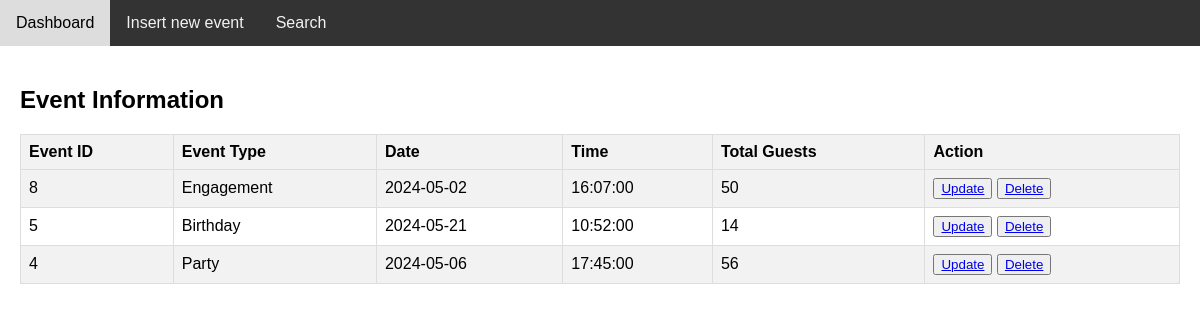
The page /Restaurant/events/events.php (signed in) on the database its author committed.
### tables this page shows
CREATE TABLE `eventss` (
  `Event_ID` int(11) NOT NULL,
  `Event_Type` varchar(30) DEFAULT NULL,
  `Date` date NOT NULL,
  `Time` time NOT NULL,
  `Total_Guests` int(3) DEFAULT NULL,
  `Restaurant_ID` int(10) NOT NULL
);

### Restaurant/events/events.php (the view, shortened to what this page needs)
<!DOCTYPE html>
<html>
<head>
    <link rel="stylesheet" type="text/css" href="events.css">
    <link rel="stylesheet" href="https://cdnjs.cloudflare.com/ajax/libs/font-awesome/4.7.0/css/font-awesome.min.css">
</head>
<body>
<div class="topnav">
  <a href="http://localhost/dbdine/Restaurant/r_dashboard/r_dashboard.php">Dashboard</a>
  <a href="http://localhost/dbdine/Restaurant/events/event_reg.php">Insert new event</a>
  <a href="http://localhost/dbdine/Restaurant/events/event_search.php">Search</a>
</div>
<div class="content">
  <h2>Event Information</h2>
  <?php
    include("../../admin/db.php");
    $Restaurant_ID = $_SESSION['Restaurant_ID'];
$sql = "SELECT * FROM Eventss where Restaurant_ID = ? ORDER BY Event_ID DESC";
$stmt1 = $conn->prepare($sql);
$stmt1->bind_param("i", $Restaurant_ID);
$stmt1->execute();
$result1 = $stmt1->get_result();
echo "<table border='1'>";
echo "<tr>
<th>Event ID</th>
<th>Event Type</th>
<th>Date</th>
<th>Time</th>
<th>Total Guests</th>
<th>Action</th>
</tr>";
while($row = $result1->fetch_assoc()) {
    echo "<tr>
    <td>".$row["Event_ID"]."</td>
    <td>".$row["Event_Type"]."</td>
    <td>".$row["Date"]."</td>
    <td>".$row["Time"]."</td>
    <td>".$row["Total_Guests"]."</td>
    <td>
    <button><a href='./event_update.php?Event_ID=$row[Event_ID]'>Update</a></button>
    <button><a href='./event_delete.php?Event_ID=$row[Event_ID]'>Delete</a></button>
</td>
    </tr>";
}
echo "</table>";
?>
</div>
</body>
</html>

### Restaurant/events/events.css (style rules this page uses)
body { font-family: Arial, sans-serif; margin: 0; padding: 0; }
.topnav { overflow: hidden; background-color: #333; }
.topnav a { float: left; color: #f2f2f2; text-align: center; padding: 14px 16px; text-decoration: none; }
.content { padding: 20px; }
table { border-collapse: collapse; width: 100%; border: 1px solid #ddd; }
th, td { border: 1px solid #ddd; padding: 8px; text-align: left; }
th { background-color: #f2f2f2; }
tr:nth-child(even) { background-color: #f2f2f2; }

### rows shown on the page
eventss: Event_ID "8", Event_Type "Engagement", Date "2024-05-02", Time "16:07:00", Total_Guests "50"
eventss: Event_ID "5", Event_Type "Birthday", Date "2024-05-21", Time "10:52:00", Total_Guests "14"
eventss: Event_ID "4", Event_Type "Party", Date "2024-05-06", Time "17:45:00", Total_Guests "56"
